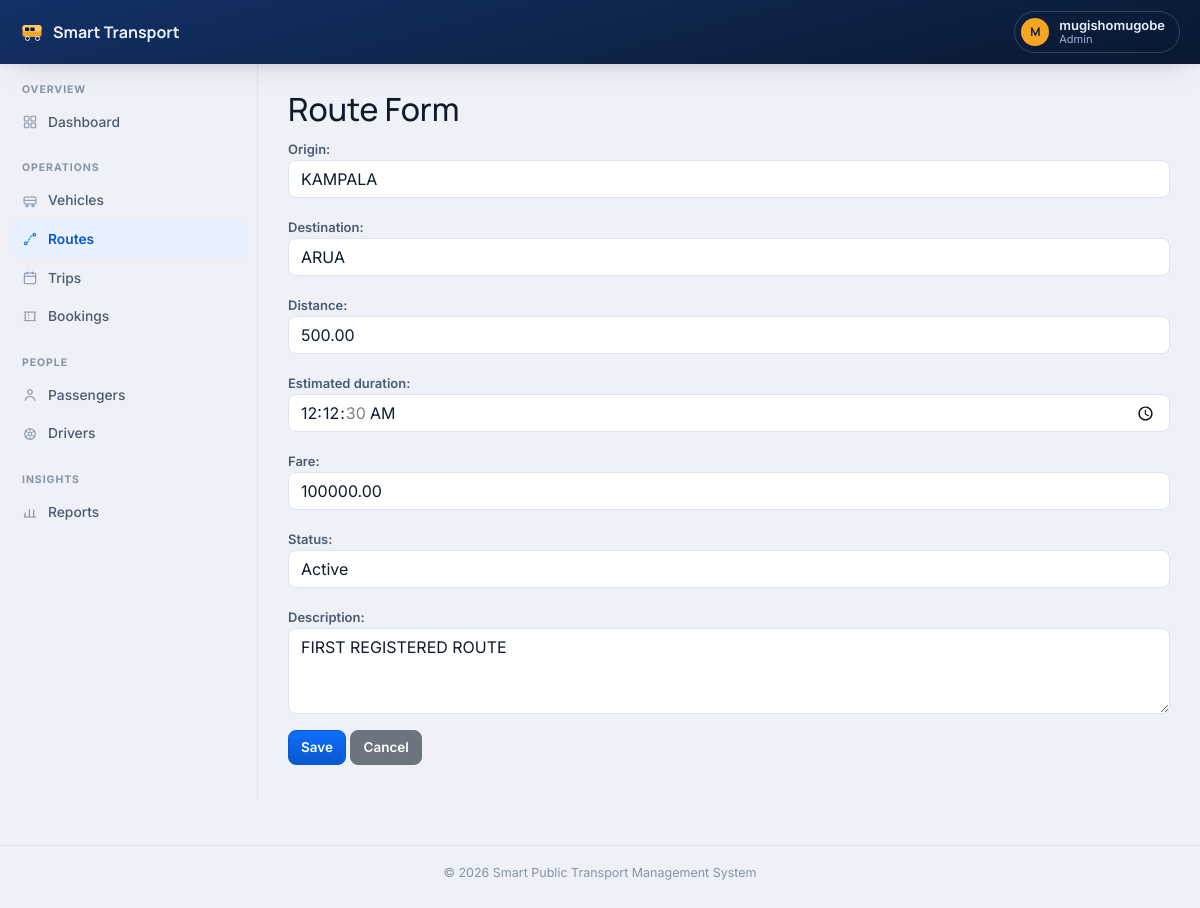
/routes/1/edit/ (signed in), run on the app's committed database.
### accounts/models.py (models this page shows, shortened)
class Profile(models.Model):
    ROLE_CHOICES = [
        ('ADMIN', 'Administrator'),
        ('STAFF', 'Staff'),
        ('PASSENGER', 'Passenger'),
    ]
    user = models.OneToOneField(
        User,
        on_delete=models.CASCADE
    )
    phone = models.CharField(
        max_length=20,
        blank=True
    )
    address = models.TextField(
        blank=True
    )
    profile_picture = models.ImageField(
        upload_to='profiles/',
        blank=True,
        null=True
    )
    role = models.CharField(
        max_length=20,
        choices=ROLE_CHOICES,
        default='PASSENGER'
    )
    created_at = models.DateTimeField(
        auto_now_add=True
    )

### routes/models.py (models this page shows, shortened)
class Route(models.Model):
    STATUS_CHOICES = [
        ("ACTIVE", "Active"),
        ("INACTIVE", "Inactive"),
    ]
    origin = models.CharField(max_length=200)
    destination = models.CharField(max_length=200)
    distance = models.DecimalField(
        max_digits=8,
        decimal_places=2
    )
    estimated_duration = models.DurationField()
    fare = models.DecimalField(
        max_digits=10,
        decimal_places=2
    )
    status = models.CharField(
        max_length=20,
        choices=STATUS_CHOICES,
        default="ACTIVE"
    )
    description = models.TextField(
        blank=True
    )
    created_at = models.DateTimeField(
        auto_now_add=True
    )
    class Meta:
        ordering = ["origin", "destination"]

### routes/views.py (the view)
@role_required("STAFF", "ADMIN")
def route_update(request, pk):
    route = get_object_or_404(Route, pk=pk)
    if request.method == "POST":
        form = RouteForm(
            request.POST,
            instance=route
        )
        if form.is_valid():
            form.save()
            messages.success(
                request,
                "Route updated successfully."
            )
            return redirect("routes:list")
    else:
        form = RouteForm(instance=route)
    return render(
        request,
        "routes/route_form.html",
        {
            "form": form
        }
    )

### routes/forms.py
class RouteForm(forms.ModelForm):
    class Meta:
        model = Route
        fields = [
            "origin",
            "destination",
            "distance",
            "estimated_duration",
            "fare",
            "status",
            "description",
        ]
        widgets = {
            "origin": forms.TextInput(
                attrs={"class":"form-control"}
            ),
            "destination": forms.TextInput(
                attrs={"class":"form-control"}
            ),
            "distance": forms.NumberInput(
                attrs={"class":"form-control"}
            ),
            "estimated_duration": forms.TimeInput(
                attrs={
                    "class":"form-control",
                    "type":"time"
                }
            ),
            "fare": forms.NumberInput(
                attrs={"class":"form-control"}
            ),
            "status": forms.Select(
                attrs={"class":"form-select"}
            ),
            "description": forms.Textarea(
                attrs={
                    "class":"form-control",
                    "rows":3
                }
            ),
        }

### templates/routes/route_form.html (shortened to what this page needs)
{% extends "base.html" %}
{% block content %}
<h2>Route Form</h2>
<form method="post">
    {{ form.as_p }}
    <button class="btn btn-primary">
        Save
    </button>
    <a href="{% url 'routes:list' %}"
       class="btn btn-secondary">
        Cancel
    </a>
</form>
{% endblock %}

### templates/includes/navbar.html (shortened to what this page needs)
<header class="app-topbar">
    <a class="app-brand" href="/">
        Smart Transport
    </a>
    {% if user.is_authenticated %}
    <div class="dropdown">
        <button class="topbar-user" type="button" data-bs-toggle="dropdown" aria-expanded="false">
            <span class="avatar">{{ user.username|slice:":1"|upper }}</span>
            <span class="who">
                <span class="name d-block">{{ user.get_full_name|default:user.username }}</span>
                <span class="role d-block">{{ user.profile.role|default:"—"|lower }}</span>
            </span>
        </button>
    </div>
    {% endif %}
</header>

### static/css/app.css (style rules this page uses)
:root { --canvas: #eef2f8; --surface: #ffffff; --surface-2: #f6f8fc; --line: #dde4f0; --ink: #0f1b2d; --ink-soft: #4b5a71; --ink-faint: #8493a8; --navy-900: #0a1830; --navy-700: #123166; --navy-500: #1c4694; --on-navy: #eaf1ff; --on-navy-soft: #9cb2da; --accent: #0d6efd; --accent-strong: #0a58ca; --accent-tint: #e8f1ff; --amber: #f5a524; --amber-tint: #fdf1de; --good: #1a7f5a; --good-tint: #e7f5ee; --danger: #c0392b; --danger-tint: #fdecea; --focus-ring: rgba(13, 110, 253, 0.28); --shadow-sm: 0 1px 2px rgba(10, 24, 48, 0.06); --shadow: 0 12px 32px -16px rgba(10, 24, 48, 0.22), 0 2px 8px rgba(10, 24, 48, 0.05); --font-display: "Manrope", ui-sans-serif, system-ui, sans-serif; --font-body: "Inter", ui-sans-serif, system-ui, sans-serif; --topbar-h: 64px; --sidebar-w: 258px; }
* { box-sizing: border-box; }
html, body { background: var(--canvas); color: var(--ink); }
body { font-family: var(--font-body); min-height: 100vh; }
h1, h2, h3, h4, h5, h6 { font-family: var(--font-display); color: var(--ink); }
a { color: var(--accent); }
.app-topbar { position: sticky; top: 0; z-index: 30; height: var(--topbar-h); display: flex; align-items: center; gap: 14px; padding: 0 20px; background: linear-gradient(165deg, var(--navy-700) 0%, var(--navy-900) 100%); color: var(--on-navy); box-shadow: var(--shadow); }
.app-brand { display: flex; align-items: center; gap: 9px; font-family: var(--font-display); font-weight: 700; font-size: 16px; color: var(--on-navy); text-decoration: none; white-space: nowrap; }
.app-brand svg { flex: none; }
.topbar-user { display: flex; align-items: center; gap: 10px; background: none; border: 1px solid rgba(234, 241, 255, 0.18); border-radius: 999px; padding: 5px 14px 5px 6px; color: var(--on-navy); cursor: pointer; }
.topbar-user .avatar { width: 28px; height: 28px; border-radius: 50%; background: var(--amber); color: var(--navy-900); display: flex; align-items: center; justify-content: center; font-family: var(--font-display); font-weight: 700; font-size: 12px; flex: none; }
.topbar-user .who { text-align: left; line-height: 1.25; }
.topbar-user .who .name { font-size: 13px; font-weight: 600; }
.topbar-user .who .role { font-size: 11px; color: var(--on-navy-soft); text-transform: capitalize; }
.btn { border-radius: 8px; font-weight: 600; font-size: 13.5px; }
.btn-primary { background: linear-gradient(180deg, var(--accent) 0%, var(--accent-strong) 100%); border-color: var(--accent-strong); }
.form-control, .form-select { background: var(--surface); border: 1px solid var(--line); color: var(--ink); border-radius: 8px; }
.form-control::placeholder { color: var(--ink-faint); }
label { font-size: 13px; font-weight: 600; color: var(--ink-soft); }

### data on the page
Route: origin "KAMPALA", destination "ARUA", distance "500.00", estimated_duration "00:12:30", fare "100000.00", status "Active", description "FIRST REGISTERED ROUTE"

### other printed values
{{ user.username|slice:":1"|upper }} "M"
{{ user.get_full_name|default:user.username }} "mugishomugobe"
{{ user.profile.role|default:"—"|lower }} "Admin"
